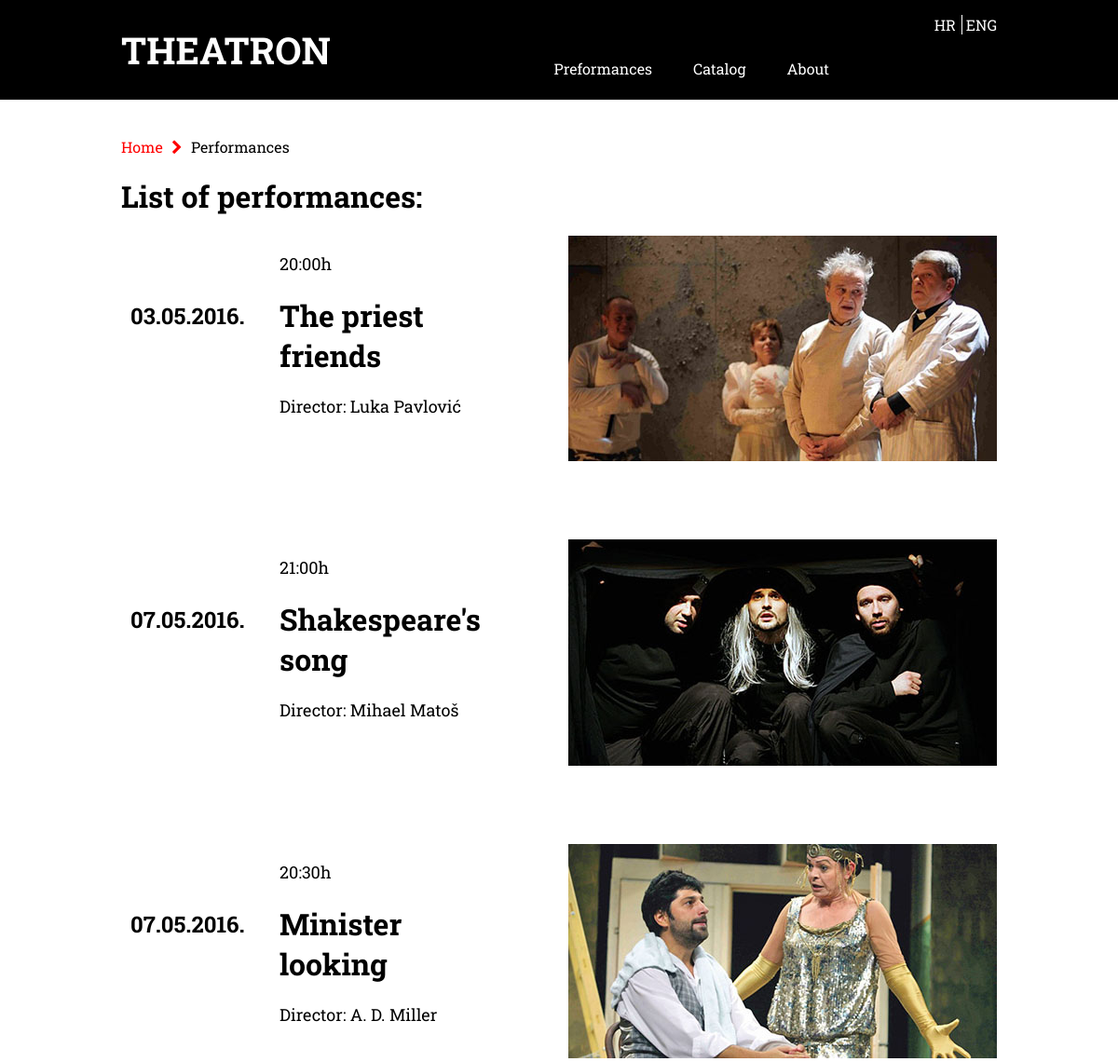
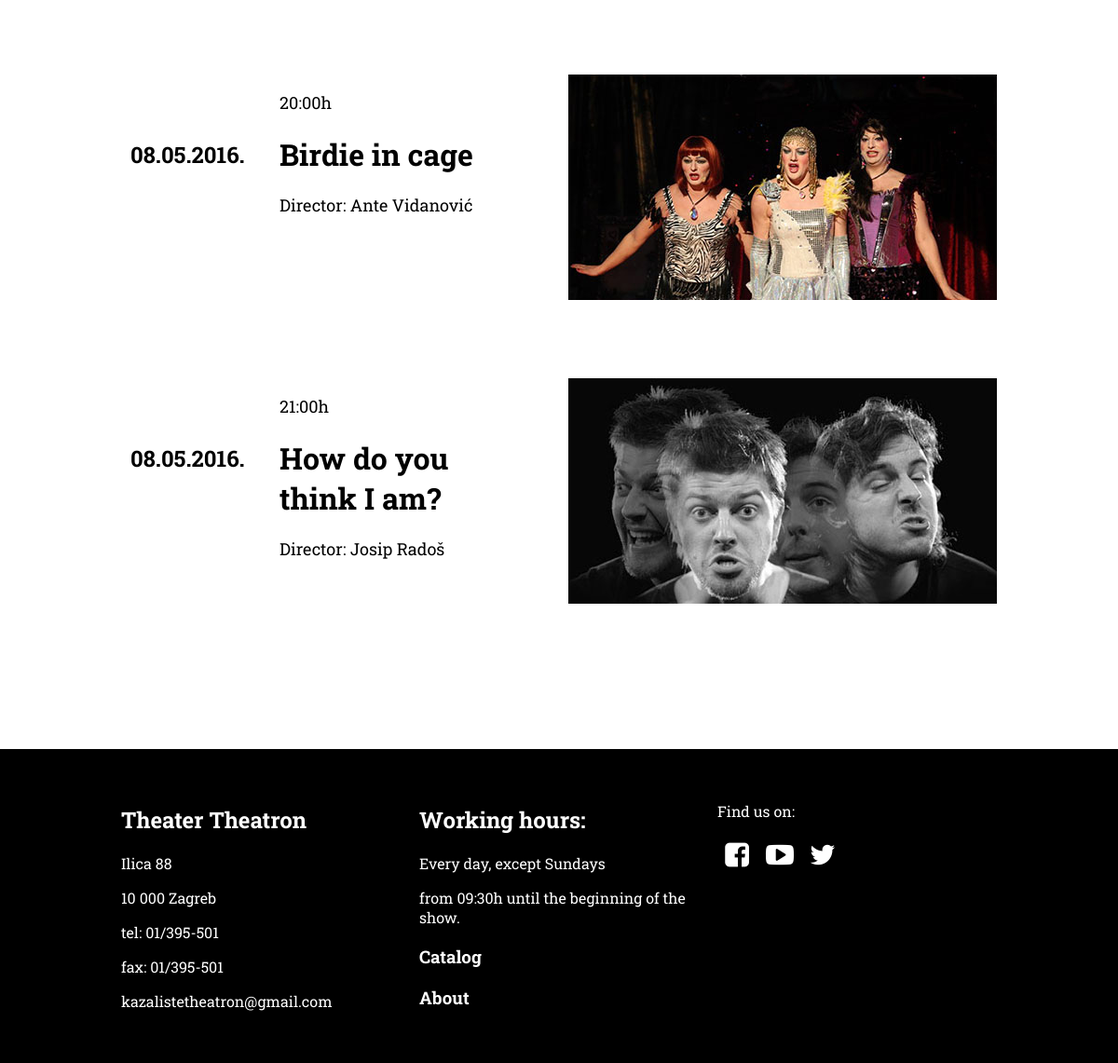
/kazaliste/eng/predstave_eng.php, run on the app's committed database (2 pictures, top to bottom).
### tables this page shows
CREATE TABLE `predstave` (
  `id` int(11) NOT NULL,
  `naslov` varchar(255) NOT NULL,
  `oPredstavi` text NOT NULL,
  `datum` varchar(255) NOT NULL,
  `sati` varchar(255) NOT NULL,
  `cijena` float NOT NULL,
  `idRedatelja` int(11) NOT NULL
);

CREATE TABLE `predstave_t` (
  `id` int(11) NOT NULL,
  `naslov_t` varchar(255) NOT NULL,
  `oPredstavi_t` text NOT NULL,
  `idLanguage` int(11) NOT NULL,
  `idPredstave` int(11) NOT NULL
);

CREATE TABLE `redatelj` (
  `id` int(11) NOT NULL,
  `ime` varchar(255) NOT NULL,
  `prezime` varchar(255) NOT NULL
);

CREATE TABLE `slike` (
  `id` int(11) NOT NULL,
  `idPredstave` int(11) NOT NULL,
  `slika140` varchar(255) NOT NULL,
  `slika300` varchar(255) NOT NULL,
  `slika400` varchar(255) NOT NULL,
  `slika460` varchar(255) NOT NULL,
  `slika460x350` varchar(255) NOT NULL
);

### kazaliste/eng/predstave_eng.php (the view, shortened to what this page needs)
<!DOCTYPE html>
<html>
   <head>
      <link rel="stylesheet" href="../css/normalize.css" />
      <link rel="stylesheet" href="../css/grid.css" />
      <link rel="stylesheet" href="../css/stil.css" />
      <link rel="stylesheet" href="../fonts/css/fontello.css"/>
   </head>
   <body>
      <header class="site-header">
         <div class="row">
            <div class="column column-4">
               <h1 class="logo"><a href="index_eng.php">THEATRON</a></h1>
            </div>
            <div class="column column-6">
               <nav class="main-navigation">
                  <ul>
                     <li><a href="predstave_eng.php">Preformances</a></li>
                     <li><a href="cjenik_eng.php">Catalog</a></li>
                     <li><a href="onama_eng.html">About</a></li>
                  </ul>
               </nav>
            </div>
            <div class="column column-2">
               <div class="lang">
                  <li>
                     <ul>
                  <li><a href="../predstave.php">HR</a></li>
                  <li><a href="#">ENG </a></li>
                  </li>
               </div>
            </div>
         </div>
      </header>
      <section class="introPredstave">
         <div class="row">
            <div class="column column-12 navigiraj">
               <a href="index_eng.php">Home <i class="icon-right-open"></i></a> Performances
            </div>
            <div class="column column-12">
               <h1>List of performances:</h1>
            </div>
         </div>
      </section>
      <section class="introPredstave">
         <?php
            $dbc= mysqli_connect('localhost', 'root','root', 'theatron') or die('Error connecting to MySQL.');
            $query= "SELECT predstave.id, slike.slika460, predstave_t.naslov_t, predstave.datum,
                     predstave.sati, redatelj.ime, redatelj.prezime
            from predstave
            join predstave_t on predstave.id=predstave_t.idPredstave
            join redatelj on redatelj.id=predstave.idRedatelja
            join slike on predstave.id=slike.idPredstave
            where predstave_t.idLanguage= 1 limit 5";
           $result= mysqli_query($dbc, $query) or die("Error quering database");
            while($row = mysqli_fetch_array($result)){
            echo ' <div class="row">
            <div class="column column-6">
            <div class="date column column-2">
            <h2> ' . $row['datum'] .'</h2>
            </div>
            <div class="predstaveLink column column-3">
            <p>' . $row['sati'] .'h</p>
            <h1><a href="opredstavi_eng.php?id='. $row[0] .'">' .$row['naslov_t'] .'</a></h1>
            <p>Director: ' . $row['ime'] . ' '. $row['prezime'] . '</p>
            </div>
            </div>
            <div class="slika column column-6">
            <a href="opredstavi_eng.php?id=' .$row[0] . '"> <img src="../' .$row[1] . '" alt=""></a>
            </div>
            </div> <br><br><br><br> ';
            }
            ?>
      </section>
      <br><br><br><br>
      <footer class="site-footer">
         <div class="row">
            <div class="column column-4">
               <h2>Theater Theatron</h2>
               <p>Ilica 88</p>
               <p>10 000 Zagreb</p>
               <p>tel: 01/395-501</p>
               <p>fax: 01/395-501</p>
               <p>kazalistetheatron@gmail.com</p>
            </div>
            <div class="column column-4">
               <h2>Working hours:</h2>
               <p>Every day, except Sundays</p>
               <p>from 09:30h until the beginning of the show.</p>
               <h3><a href="cjenik_eng.php">Catalog</a></h3>
               <h3><a href="onama_eng.html">About</a></h3>
            </div>
            <div class="ikone column column-4">
               <p>Find us on:</p>
               <p><a href="#"><i class="icon-facebook-squared"></i></a>
                  <a href="#"><i class="icon-youtube-play"></i></a>
                  <a href="#"><i class="icon-twitter"></i></a>
               </p>
            </div>
         </div>
      </footer>
   </body>
</html>

### kazaliste/css/grid.css (style rules this page uses)
.row:before, .row:after, .column:before, .column:after, .cf:before, .cf:after { content: " "; display: table; }
.row:after, .column:after, .cf:after { clear: both; }
.column-2 { width: 140px; }
.column-3 { width: 220px; }
.column-4 { width: 300px; }
.column-6 { width: 460px; }
.column-12 { width: 940px; }
.column { margin: 0 10px; float: left; }
.row { width: 960px; margin: 0 auto; }

### kazaliste/css/stil.css (style rules this page uses)
.column img { float: left; margin-right: 20px; }
.logo { font-size: 40px; }
.site-header { background-color: black; width:100%; font-family: 'Roboto Slab', serif; }
.site-header a { text-decoration: none; color:white; font-family: 'Roboto Slab', serif; }
.site-header h1 { color:white; }
.main-navigation { margin-top:22px; float:right; margin-left:20px; }
.main-navigation ul { margin: 0 auto; padding:0; margin-top:21px; }
.main-navigation li { display:inline-block; font-size: 16px; color:white; }
.main-navigation a { padding:20px; display: block; text-decoration: none; color:white; }
.lang { float:right; }
.lang li { display:inline-block; }
.lang ul li:first-child { padding-right:6px; border-right: 1px solid white; }
.site-footer { padding:40px 0; background-color: black; color:white; font-family: 'Roboto Slab', serif; }
.site-footer a { text-decoration: none; color:white; }
.ikone i { font-size: 30px; }
.ikone a { color:white; }
.navigiraj { padding-top:40px; }
.navigiraj a { text-decoration: none; font-size:1em; color:red; }
.body-onama, .cjenik, .popusti, .introPredstave, .oPredstaviDetails, .main, .glumci { font-family: 'Roboto Slab', serif; }
.date { margin-top:50px; }
.introPredstave a { text-decoration: none; }
.predstaveLink a { color:black; }
.predstaveLink>p { font-size:18px; }

### data on the page
predstave: datum "03.05.2016.", sati "20:00", predstave_t.naslov_t "The priest friends", redatelj.ime "Luka", redatelj.prezime "Pavlović", slike.slika460 (picture)
predstave: datum "07.05.2016.", sati "21:00", predstave_t.naslov_t "Shakespeare's song", redatelj.ime "Mihael", redatelj.prezime "Matoš", slike.slika460 (picture)
predstave: datum "07.05.2016.", sati "20:30", predstave_t.naslov_t "Minister looking", redatelj.ime "A. D.", redatelj.prezime "Miller", slike.slika460 (picture)
predstave: datum "08.05.2016.", sati "20:00", predstave_t.naslov_t "Birdie in cage", redatelj.ime "Ante", redatelj.prezime "Vidanović", slike.slika460 (picture)
predstave: datum "08.05.2016.", sati "21:00", predstave_t.naslov_t "How do you think I am?", redatelj.ime "Josip", redatelj.prezime "Radoš", slike.slika460 (picture)
